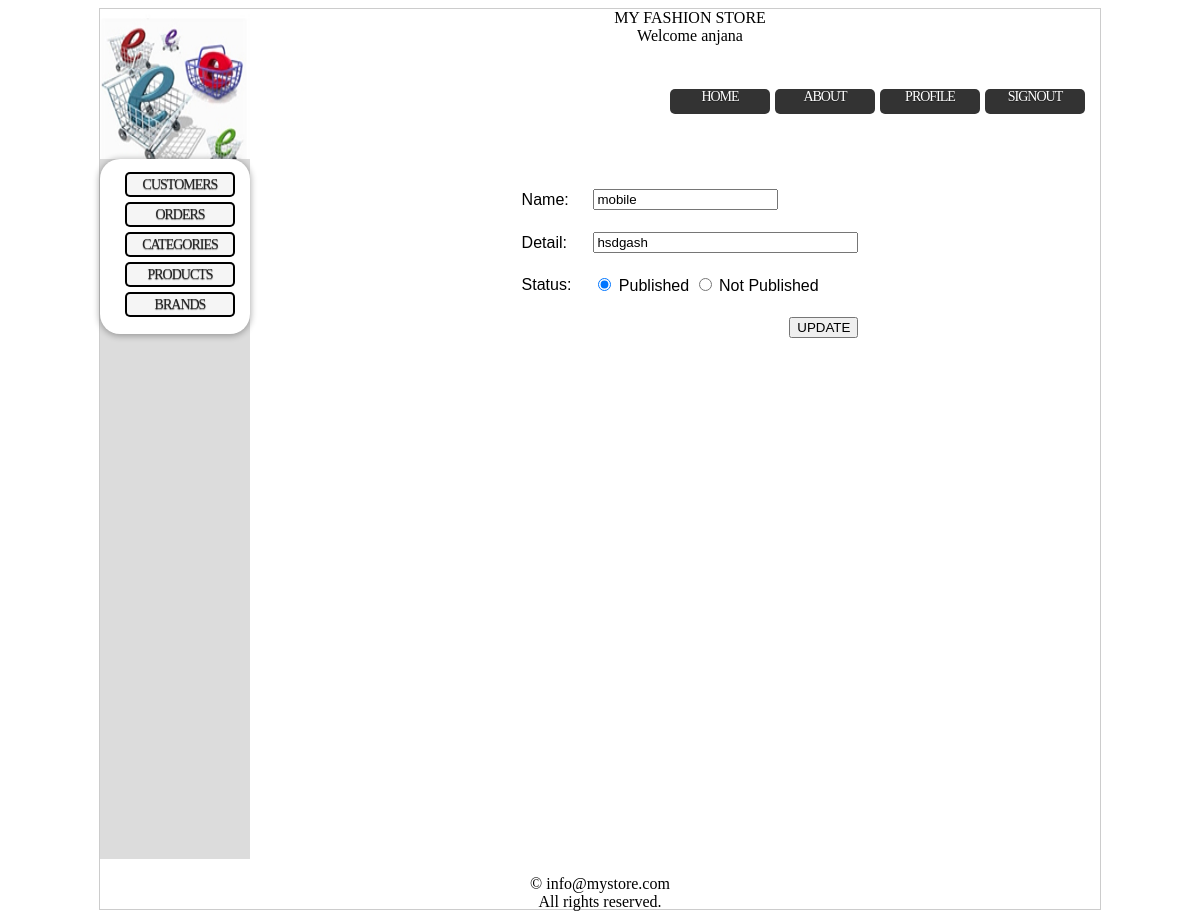
/admin/catupdate.php?edit=11 (signed in), run on the app's committed database.
### tables this page shows
CREATE TABLE IF NOT EXISTS `category` (
  `cid` int(25) NOT NULL AUTO_INCREMENT,
  `cname` varchar(25) DEFAULT 'not null',
  `details` varchar(255) NOT NULL,
  `status` varchar(25) NOT NULL,
  PRIMARY KEY (`cid`)
);

### library/sql.php (called while the page is built, shortened)
<?php
class DB
{
	public function query($sql)
	{
		$result = mysql_query($sql) or die(mysql_error());
		if($result) return $result;
		else return false;
	}
}
?>

### admin/catupdate.php (the view, shortened to what this page needs)
<?php
require_once ('../library/sql.php');
$db=new DB();
?>
<html>
	<head>
		<link rel="stylesheet" type="text/css" href="../CSS/style.css" media="screen" />
	</head>
	<body>
		<div class="wrapper">
			<?php
				require_once '../library/header.php';
				require_once '../library/content.php';
			?>
			<div class="rightcontent">
				<?php
					if(isset($_GET['edit']))
					{
						$id = mysql_real_escape_string($_GET['edit']);
						$result= $db->query("SELECT * FROM category WHERE cid=".$id);
						if(mysql_num_rows($result) == 1)
						{
							$data = mysql_fetch_array($result);
					?>
					<form method="POST" action="catupdate.php"  enctype="multipart/form-data" >
					<br/>
					<table align="center" cellpadding="10px">
					<tr>
					<td>Name:</td>
					<td><input type="text" name="name" value="<?php echo $data['cname']; ?>" /></td>
					</tr>
					<tr>
					<td>Detail:</td>
					<td><input type="text" name="detail" size=30 value="<?php echo $data['details']; ?>" /></td>
					</tr>
					<tr>
					<td>Status:</td>
					<td>
					<input<?php echo !empty($data['status']) ? ' checked=""' : ''; ?> type="radio" name="status" id="state_yes" value="Published" /> Published
					<input<?php echo empty($data['status']) ? ' checked=""' : ''; ?> type="radio" name="status" id="state_no" value="Not Published" /> Not Published
					</td></tr>
					<tr>
					<td>&nbsp;</td>
					<td align="right">
					<input type="submit" value="UPDATE"/>
					</td>
					</tr>
					</table>
					</form>
					<?php
				}
			}
		?>
			</div>
			<div class="footer">
				<p>&copy; info@mystore.com<br/> All rights reserved.</p>
			</div>
			</div>
	</body>
</html>

### CSS/style.css (style rules this page uses)
.wrapper { background-color:#FFFFFF; width: 1000px; border: 1px solid #cccccc; height: 900px; margin: 0px auto; }
.footer { float:left; height:50px; width:1000px; background-color:#FFFFFF; color: #000000; text-align:center; }
.rightcontent { float: right; height: 700px; width: 820px; background: #FFFFFF; color: #035A85; font-family: Verdana, Arial, Helvetica; }

### data on the page
category: name "mobile", detail "hsdgash", status "☑"

### other printed values
$_SESSION['username'] "anjana"
